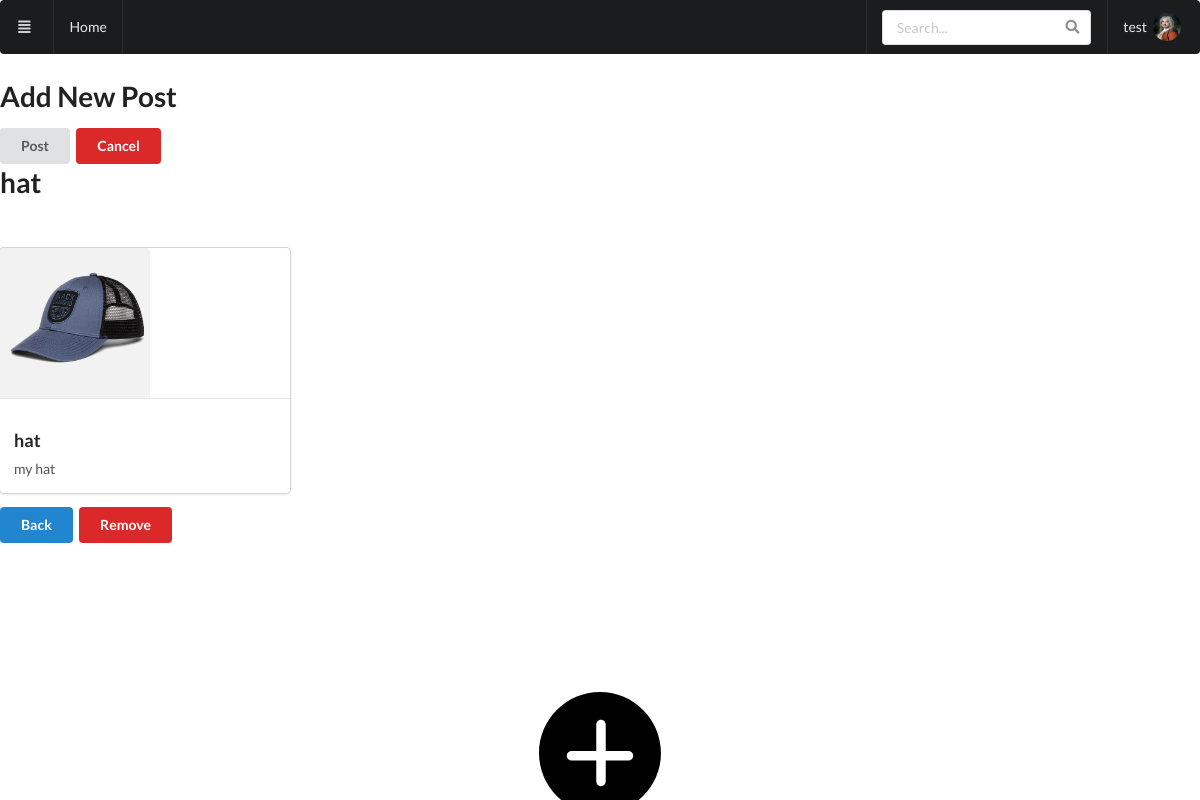
The page /selectCloting/hat (signed in) on the database its author committed.
### codemodules/models.py (models this page shows, shortened)
class UserModel(db.Model,UserMixin):
    id = db.Column(db.Integer, primary_key=True)
    name = db.Column(db.String(120), nullable=False)
    username = db.Column(db.String(50), nullable=False, unique=True)
    email = db.Column(db.String(120), nullable=False, unique=True)
    bio = db.Column(db.String(400), nullable=False,default="")
    profile_picture = db.Column(db.String(400),default="n/a")
    date_added = db.Column(db.DateTime,default=datetime.utcnow())
    password_hash = db.Column(db.String(128), nullable=False)
    clothings = db.relationship("ClothingModel",backref="user")
    posts = db.relationship("PostModel",backref="user")

class ClothingModel(db.Model):
    id = db.Column(db.Integer, primary_key=True)
    describtion = db.Column(db.String(220))
    type = db.Column(db.String(10), nullable=False)
    image_link = db.Column(db.String(),nullable=False)
    user_id  = db.Column(db.Integer,db.ForeignKey(UserModel.id))

### run.py (the view)
@app.route("/selectCloting/<string:clothingtype>",methods=["GET","POST"])
@login_required
def selectCloting(clothingtype):
    clothes = ClothingModel().query.filter_by(type=clothingtype).all()
    return render_template("selectClothing.html",clothingtype=clothingtype,clothes=clothes)

### run.py (called while the page is built)
@login_manager.user_loader
def load_user(user_id):
    return UserModel.query.get(int(user_id))

### templates/selectClothing.html
{% extends "addPost.html" %}
{% block clothing %}
    <h1>{{clothingtype}}</h1>
    {%for item in clothes%}
        <a href="/addClotingToPost/{{item.id}}" class="ui small image">
            <div class="ui card">
                <div class="image">
                    <img src="{{url_for('static',filename='clothes_images/'+ item.image_link)}}" alt="" >
                </div>
                <div class="content">
                <a class="header">{{item.type}}</a>
                <div class="description">
                    {{item.describtion}}
                </div>
                </div>
            </div>
        </a>
    {% endfor %}
    <a class="ui primary button" href="{{ url_for('addPost')}}">Back</a>
    <a class="ui negative button" href="/removeClotingToPost/{{ clothingtype }}">Remove</a>
{% endblock clothing%}

### templates/base.html (shortened to what this page needs)
<!DOCTYPE html>
<html lang="en">
<head>
    <link rel="stylesheet" type="text/css" href="{{url_for('static', filename='semantic_ui/semantic.min.css')}}">
    <link rel="stylesheet" href="{{url_for('static', filename='css/styles.css') }}">
</head>
<header class="ui">
    <div class="ui sticky inverted menu">
        <button1 class="item">
            <i class="align justify icon"></i>
        </button1>
        <a class="item" href="{{ url_for('index') }}">Home</a>
        <div class="right menu">
            <div class="item">
                <form class="ui icon input" id="search" >
                        <input type="text" placeholder="Search..." id='searchText'>
                </form>
            </div>
                {% if current_user.is_authenticated%}
                    <a class="item avatar image" href="{{ url_for('dashboard') }}">{{current_user.username}} &nbsp;
                    {% if current_user.profile_picture == "n/a" %}
                        <img class="ui avatar image" src="{{ url_for('static', filename='img/default_profile_pic.jpg') }}"  width="200">
                    {% else %}
                        <img class="ui avatar image" src="{{ url_for('static', filename='profile_data/'+current_user.id|string() + '_' + current_user.username+'/'+ current_user.profile_picture) }}"  width="200">
                    {% endif %}</a>
                {% endif %}
            </div>
        </div>
</header>
<body class="ui active tab">
    {% block content %}
    {% endblock content %}
    <footer class="ui">
        <div class="ui column center aligned page grid">
            <a href="/postMenu" class="ui small image">
                <img src="static/img/plus-icon.svg">
              </a>
    </footer>
</body>
</html>

### static/css/styles.css (style rules this page uses)
body { margin: 0px; }
footer { position: fixed; left: 0; bottom: 0; width: 100%; text-align: center }

### rows shown on the page
UserModel: username "test", id+username+profile_picture (picture)
ClothingModel: type "hat", image_link (picture), describtion "my hat"
